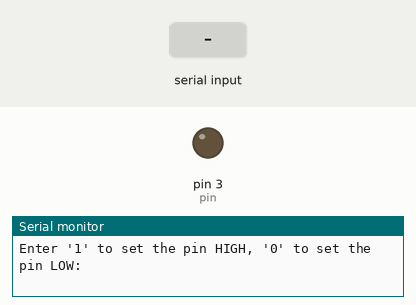
Simulated run of this sketch. Board: Arduino Uno, built with avr-gcc and run on an emulated ATmega328P. On the bench: output pins drawn as LEDs (lit = HIGH), the last lines printed to the serial monitor. The test bench sets the inputs (shaded band).

Above: at 1.2 s.
1.3 s: "1" received over Serial
At 1.6 s:
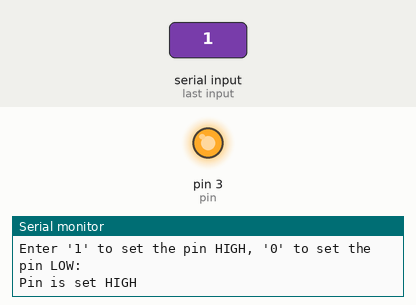
2.8 s: "0" received over Serial
At 3.9 s:
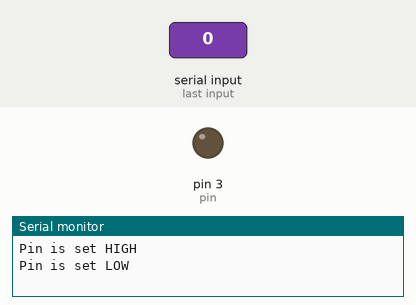
Timing chart, 0 to 5.8 s (numbered marks = the images above; inputs shaded):
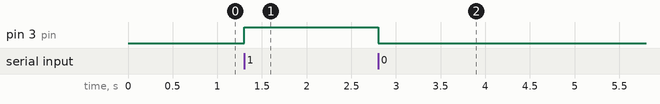

Measured:
- after the input at 1.3 s, pin 3 (pin): LOW → HIGH at once
- after the input at 2.8 s, pin 3 (pin): HIGH → LOW at once

The sketch:

LC_SelJettPanel_MagTester.ino
```cpp
int pin = 3;  // Pin you want to control

void setup() {
  pinMode(pin, OUTPUT);  // Set the pin to output mode
  Serial.begin(9600);    // Start serial communication
  Serial.println("Enter '1' to set the pin HIGH, '0' to set the pin LOW:");
}

void loop() {
  if (Serial.available() > 0) {
    char input = Serial.read();  // Read the incoming byte
    while (Serial.available() > 0) { // Clear any extra characters in the buffer
      Serial.read();
    }

    if (input == '1') {
      digitalWrite(pin, HIGH);  // Set the pin HIGH
      Serial.println("Pin is set HIGH");
    }
    else if (input == '0') {
      digitalWrite(pin, LOW);  // Set the pin LOW
      Serial.println("Pin is set LOW");
    }
    else {
      Serial.println("Invalid input! Enter '1' or '0'.");
    }
  }
}
```
